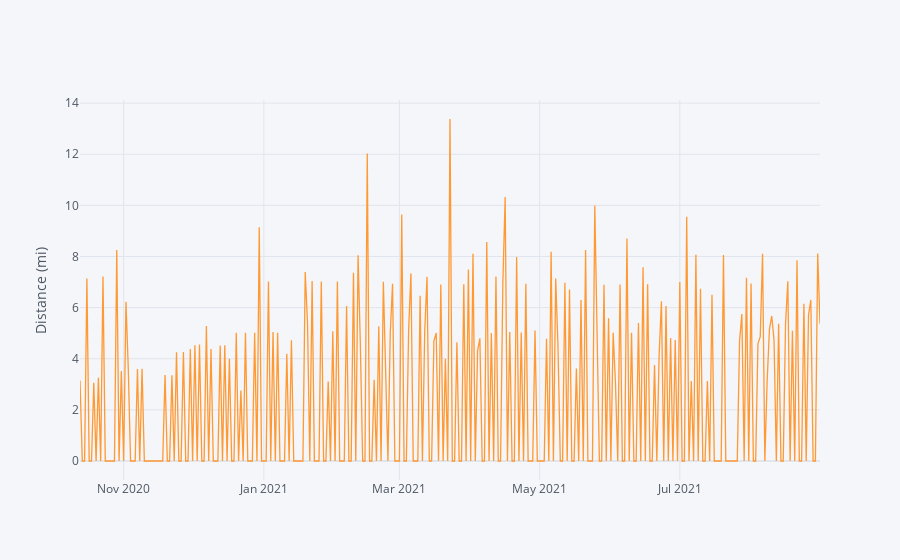

Here is the notebook cell this chart was saved with:
### Code cell
strava.iplot(y='Distance', yTitle='Distance (mi)')

### Figure 1 — Plotly figure (JSON) as saved in the notebook; plotly's stock layout.template omitted (floating-point values rounded to 4 significant figures; data arrays with more than 128 entries replaced by an {"elided": "..."} marker saying what was removed)
{"data": [{"line": {"color": "rgba(255, 153, 51, 1.0)", "dash": "solid", "shape": "linear", "width": 1.3}, "mode": "lines", "name": "Distance", "text": "", "type": "scatter", "x": {"elided": "323 str values"}, "y": {"elided": "323 float values"}}], "layout": {"legend": {"bgcolor": "#F5F6F9", "font": {"color": "#4D5663"}}, "paper_bgcolor": "#F5F6F9", "plot_bgcolor": "#F5F6F9", "title": {"font": {"color": "#4D5663"}}, "xaxis": {"gridcolor": "#E1E5ED", "showgrid": true, "tickfont": {"color": "#4D5663"}, "title": {"font": {"color": "#4D5663"}, "text": ""}, "zerolinecolor": "#E1E5ED"}, "yaxis": {"gridcolor": "#E1E5ED", "showgrid": true, "tickfont": {"color": "#4D5663"}, "title": {"font": {"color": "#4D5663"}, "text": "Distance (mi)"}, "zerolinecolor": "#E1E5ED"}}}
